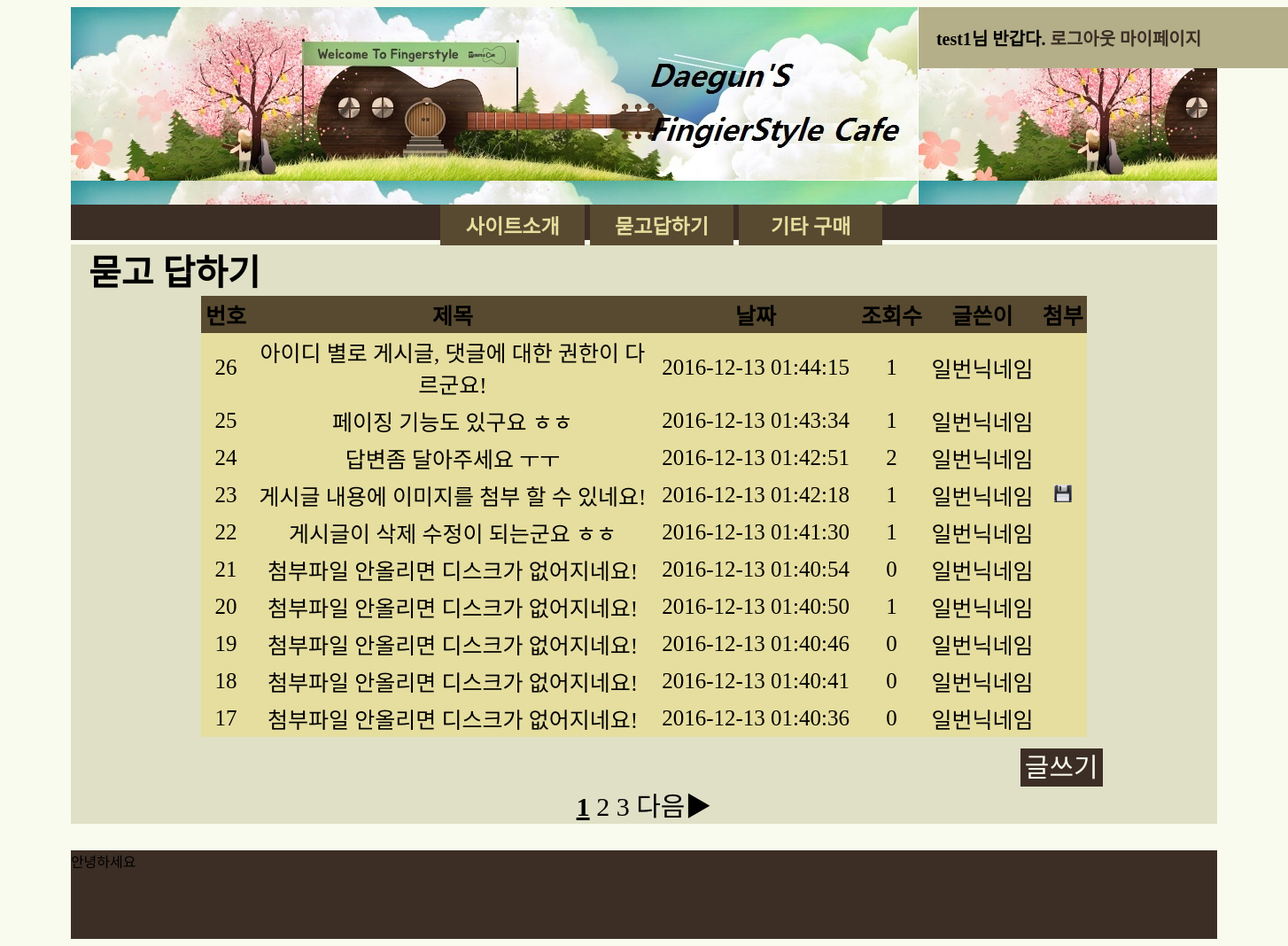
Screenshot of /menus/questionBoard/questionBoardFrame.php (signed in) with the database file from the repository.
### tables this page shows
CREATE TABLE `qboardquestion` (
  `num` int(10) unsigned NOT NULL,
  `title` char(40) NOT NULL,
  `content` text,
  `regist_day` char(20) NOT NULL,
  `hit` int(11) DEFAULT NULL,
  `id` char(20) DEFAULT NULL,
  `nick` char(20) DEFAULT NULL,
  `norFile` text
);

### menus/cls/DBManager.php (called while the page is built, shortened)
<?php
  class DBmanager{
    var $dbm;
    var $stt;
    function __construct(){
      try {
        $hostname   = 'localhost';
        $dbname     = 'ldg_db';
        $hosInfo    = 'mysql:host='.$hostname.';dbname='.$dbname.';charset=utf8';
        $username   = 'root';
        $password   = '1234';
        $this->dbm = new PDO($hosInfo,$username,$password);
      } catch (PDOException $e) {
        echo "PDOerror : {$e->getMessage()}";
      }
    }
    function sttFetchAllAssoc(){
      try {
        return $this->stt->fetchAll(PDO::FETCH_ASSOC);
      } catch (PDOException $e) {
        echo "PDOerror : {$e->getMessage()}";
      }
    }
    function useSql($sql,$argArr){
      try {
        $this->stt = $this->dbm->prepare($sql,array(PDO::ATTR_CURSOR=>PDO::CURSOR_SCROLL));
        $result = $this->stt->execute($argArr);
      } catch (PDOException $e) {
        echo "PDOerror : {$e->getMessage()}";
      }
    }
  }
?>

### menus/questionBoard/cls/QnABoardViewer.php (the view, shortened to what this page needs)
<?php
  require_once "../cls/DBManager.php";
  class QnABoardViewer{
    var $dbm;
    function __construct(){
      $this->dbm = new DBManager();
    }
    function showQnATable($start, $number){
      $sql = "SELECT num,title,regist_day,hit,nick,norFile ";
      $sql.= "FROM qBoardQuestion ORDER BY num DESC";
      $this->dbm->useSql($sql,[]);
      $data = $this->dbm->sttFetchAllAssoc();
      echo ("
        <table id='QnABoardTable' align='center'>
          <tr class='QnABoardTableTr' id='QnATableField'>
            <td id='QnANum'>번호</td>
            <td id='QnATitle'>제목</td>
            <td id='QnADate'>날짜</td>
            <td id='QnAHit'>조회수</td>
            <td id='QnAWriter'>글쓴이</td>
            <td id='QnAFile'>첨부</td>
          </tr>
      ");
      for($i = $start; $i <= $number; $i++){
        if(isset($data[$i])){
          echo("
            <tr class='QnABoardTableTr' id='QnATableRecordTr'>
              <td class='QnATableRecord'>{$data[$i]['num']}</td>
              <td class='QnATableRecord'><a href='./showQuestionFrame.php?qNum={$data[$i]['num']}'>{$data[$i]['title']}</a></td>
              <td class='QnATableRecord'>{$data[$i]['regist_day']}</td>
              <td class='QnATableRecord'>{$data[$i]['hit']}</td>
              <td class='QnATableRecord'>{$data[$i]['nick']}</td>
             ");
          if($data[$i]['norFile'] != "")
            echo ("
                <td class='QnATableRecord'><a href='./downloadNorFile.php?fileName={$data[$i]['norFile']}&qNum={$data[$i]['num']}'><img src='../../img/disk.jpg' width='20' height='20'></a></td>
              </tr>
            ");
          else
            echo ("
                <td></td>
              </tr>
            ");
        }
      }
      echo ("</table>");
    }
    function showQnaPageIndex($startPage, $curPage, $endPage){
      $frontArea = 2;
      $backArea = 2;
      for($i = $startPage; $i <= $endPage; $i++){
        if($i == $curPage)
          echo "<b><u>$i</u></b>";
        else if(($curPage-$frontArea) <= $i && $i <= ($curPage+$backArea))
          echo "<a href='questionBoardFrame.php?page={$i}'> {$i} </a>";
      }
      if($endPage > $curPage){
        $goBack = $curPage+1;
        echo "<a href='questionBoardFrame.php?page={$goBack}'> 다음▶</a>";
      }
    }
  }
?>

### css/menus.css (style rules this page uses)
body { background-color:#F9FBEE; font-family: 'Nanum Gothic', serif; }

### css/question.css (style rules this page uses)
#QnABoardTable { border-collapse:collapse; width:1000px; background-color: #E6DE9F; }
td { padding: 3px; }
#QnATableField { font-size: 25px; font-weight:bold; background-color: #584A30; }
#QnANum { width:50px; }
#QnATitle { width:450px; }
.QnATableRecord { font-size: 25px; }
.QnATableRecord > a:link { text-decoration:none; color:black; }
.QnABoardTableTr { height:30px; }
#QnAPageDiv > a:link { text-decoration:none; color:black; }

### rows the page displays
qboardquestion: num "26", title "아이디 별로 게시글, 댓글에 대한 권한이 다르군요!", regist_day "2016-12-13 01:44:15", hit "1", nick "일번닉네임"
qboardquestion: num "25", title "페이징 기능도 있구요 ㅎㅎ", regist_day "2016-12-13 01:43:34", hit "1", nick "일번닉네임"
qboardquestion: num "24", title "답변좀 달아주세요 ㅜㅜ", regist_day "2016-12-13 01:42:51", hit "2", nick "일번닉네임"
qboardquestion: num "23", title "게시글 내용에 이미지를 첨부 할 수 있네요!", regist_day "2016-12-13 01:42:18", hit "1", nick "일번닉네임"
qboardquestion: num "22", title "게시글이 삭제 수정이 되는군요 ㅎㅎ", regist_day "2016-12-13 01:41:30", hit "1", nick "일번닉네임"
qboardquestion: num "21", title "첨부파일 안올리면 디스크가 없어지네요!", regist_day "2016-12-13 01:40:54", hit "0", nick "일번닉네임"
qboardquestion: num "20", title "첨부파일 안올리면 디스크가 없어지네요!", regist_day "2016-12-13 01:40:50", hit "1", nick "일번닉네임"
qboardquestion: num "19", title "첨부파일 안올리면 디스크가 없어지네요!", regist_day "2016-12-13 01:40:46", hit "0", nick "일번닉네임"
qboardquestion: num "18", title "첨부파일 안올리면 디스크가 없어지네요!", regist_day "2016-12-13 01:40:41", hit "0", nick "일번닉네임"
qboardquestion: num "17", title "첨부파일 안올리면 디스크가 없어지네요!", regist_day "2016-12-13 01:40:36", hit "0", nick "일번닉네임"

### other values shown
$_SESSION['userid'] "test1"
